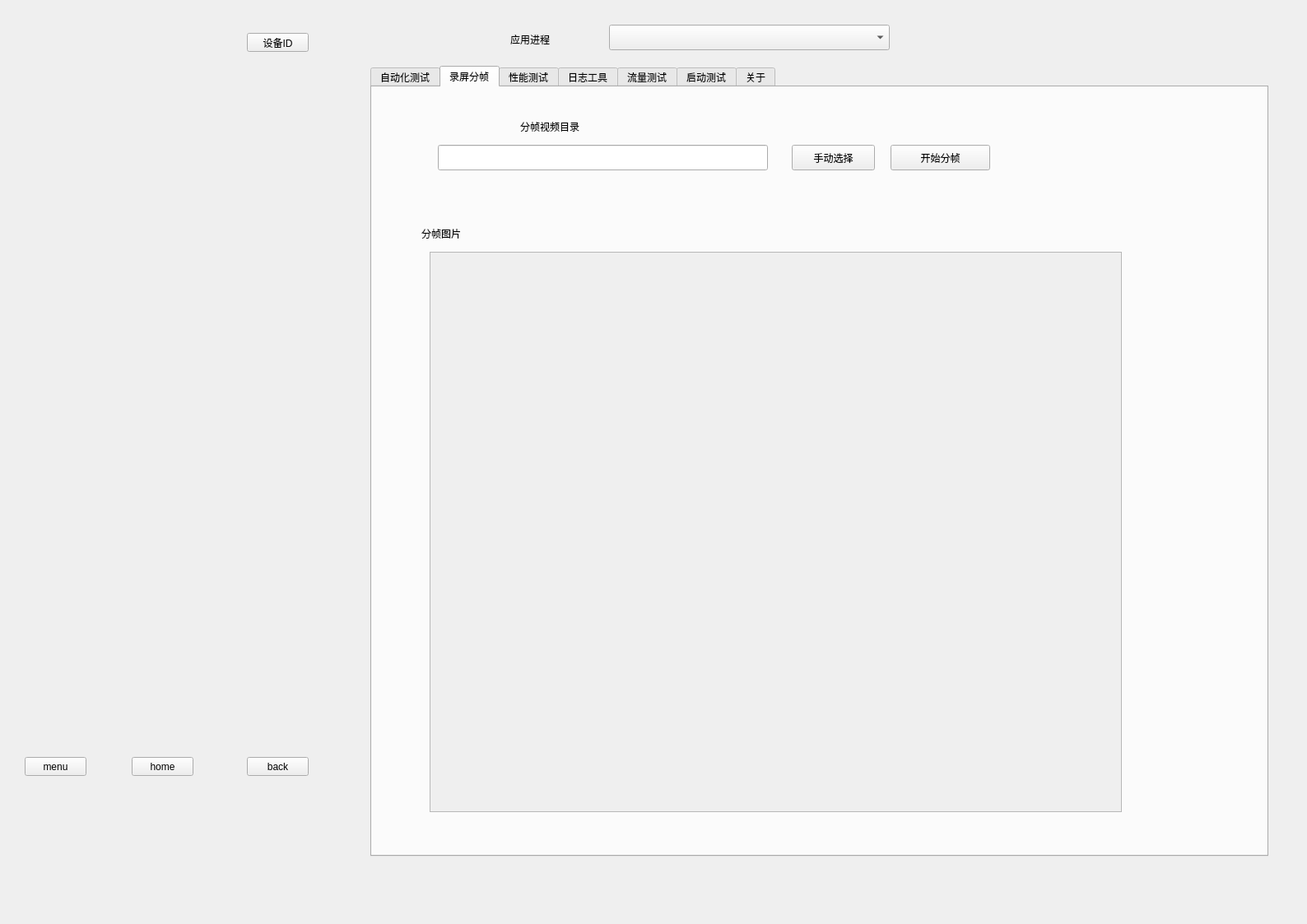
<?xml version="1.0" encoding="UTF-8"?>
<ui version="4.0">
 <class>Form</class>
 <widget class="QWidget" name="Form">
  <property name="geometry">
   <rect>
    <x>0</x>
    <y>0</y>
    <width>1588</width>
    <height>1123</height>
   </rect>
  </property>
  <property name="windowTitle">
   <string>Form</string>
  </property>
  <widget class="QTabWidget" name="tabWidget1">
   <property name="geometry">
    <rect>
     <x>450</x>
     <y>80</y>
     <width>1091</width>
     <height>961</height>
    </rect>
   </property>
   <property name="currentIndex">
    <number>1</number>
   </property>
   <widget class="QWidget" name="tab_6">
    <attribute name="title">
     <string>自动化测试</string>
    </attribute>
    <widget class="QWidget" name="horizontalLayoutWidget_2">
     <property name="geometry">
      <rect>
       <x>320</x>
       <y>100</y>
       <width>721</width>
       <height>331</height>
      </rect>
     </property>
     <layout class="QHBoxLayout" name="retry_cpu_layout"/>
    </widget>
    <widget class="QWidget" name="horizontalLayoutWidget_3">
     <property name="geometry">
      <rect>
       <x>320</x>
       <y>460</y>
       <width>711</width>
       <height>361</height>
      </rect>
     </property>
     <layout class="QHBoxLayout" name="retry_mem_layout"/>
    </widget>
    <widget class="QPushButton" name="start_script_auto">
     <property name="geometry">
      <rect>
       <x>130</x>
       <y>190</y>
       <width>111</width>
       <height>41</height>
      </rect>
     </property>
     <property name="text">
      <string>脚本重放</string>
     </property>
    </widget>
    <widget class="QPushButton" name="retry_script_first">
     <property name="geometry">
      <rect>
       <x>0</x>
       <y>100</y>
       <width>121</width>
       <height>31</height>
      </rect>
     </property>
     <property name="text">
      <string>录制前/后置脚本</string>
     </property>
    </widget>
    <widget class="QPushButton" name="retry_script_cycle">
     <property name="geometry">
      <rect>
       <x>0</x>
       <y>140</y>
       <width>121</width>
       <height>31</height>
      </rect>
     </property>
     <property name="text">
      <string>录制循环脚本</string>
     </property>
    </widget>
    <widget class="QPushButton" name="retry_script_save">
     <property name="geometry">
      <rect>
       <x>130</x>
       <y>100</y>
       <width>121</width>
       <height>31</height>
      </rect>
     </property>
     <property name="text">
      <string>保存录制脚本</string>
     </property>
    </widget>
    <widget class="QPushButton" name="delete_auto_script">
     <property name="geometry">
      <rect>
       <x>0</x>
       <y>190</y>
       <width>121</width>
       <height>41</height>
      </rect>
     </property>
     <property name="text">
      <string>删除脚本</string>
     </property>
    </widget>
    <widget class="QLabel" name="label_15">
     <property name="geometry">
      <rect>
       <x>0</x>
       <y>250</y>
       <width>81</width>
       <height>21</height>
      </rect>
     </property>
     <property name="text">
      <string>脚本名称</string>
     </property>
    </widget>
    <widget class="QLabel" name="label_16">
     <property name="geometry">
      <rect>
       <x>140</x>
       <y>250</y>
       <width>81</width>
       <height>21</height>
      </rect>
     </property>
     <property name="text">
      <string>重放次数</string>
     </property>
    </widget>
    <widget class="QListWidget" name="retry_script_list">
     <property name="geometry">
      <rect>
       <x>5</x>
       <y>311</y>
       <width>271</width>
       <height>291</height>
      </rect>
     </property>
    </widget>
    <widget class="QLineEdit" name="retry_script_name">
     <property name="geometry">
      <rect>
       <x>0</x>
       <y>270</y>
       <width>131</width>
       <height>31</height>
      </rect>
     </property>
    </widget>
    <widget class="QLineEdit" name="retry_script_time">
     <property name="geometry">
      <rect>
       <x>140</x>
       <y>270</y>
       <width>111</width>
       <height>31</height>
      </rect>
     </property>
     <property name="text">
      <string>5</string>
     </property>
    </widget>
    <widget class="QPushButton" name="open_script_list">
     <property name="geometry">
      <rect>
       <x>130</x>
       <y>140</y>
       <width>121</width>
       <height>31</height>
      </rect>
     </property>
     <property name="text">
      <string>打开脚本目录</string>
     </property>
    </widget>
   </widget>
   <widget class="QWidget" name="tab_4">
    <attribute name="title">
     <string>录屏分帧</string>
    </attribute>
    <widget class="QLabel" name="label_7">
     <property name="geometry">
      <rect>
       <x>180</x>
       <y>40</y>
       <width>101</width>
       <height>16</height>
      </rect>
     </property>
     <property name="text">
      <string>分帧视频目录</string>
     </property>
    </widget>
    <widget class="QLineEdit" name="lp_video_file_path">
     <property name="geometry">
      <rect>
       <x>80</x>
       <y>70</y>
       <width>401</width>
       <height>31</height>
      </rect>
     </property>
    </widget>
    <widget class="QPushButton" name="lp_choice_video">
     <property name="geometry">
      <rect>
       <x>510</x>
       <y>70</y>
       <width>101</width>
       <height>31</height>
      </rect>
     </property>
     <property name="text">
      <string>手动选择</string>
     </property>
    </widget>
    <widget class="QLabel" name="label_9">
     <property name="geometry">
      <rect>
       <x>60</x>
       <y>170</y>
       <width>101</width>
       <height>16</height>
      </rect>
     </property>
     <property name="text">
      <string>分帧图片</string>
     </property>
    </widget>
    <widget class="QScrollArea" name="lp_pictures">
     <property name="geometry">
      <rect>
       <x>70</x>
       <y>200</y>
       <width>841</width>
       <height>681</height>
      </rect>
     </property>
     <property name="widgetResizable">
      <bool>true</bool>
     </property>
     <widget class="QWidget" name="scrollAreaWidgetContents">
      <property name="geometry">
       <rect>
        <x>0</x>
        <y>0</y>
        <width>839</width>
        <height>679</height>
       </rect>
      </property>
     </widget>
    </widget>
    <widget class="QPushButton" name="lp_start_clive_video">
     <property name="geometry">
      <rect>
       <x>630</x>
       <y>70</y>
       <width>121</width>
       <height>31</height>
      </rect>
     </property>
     <property name="text">
      <string>开始分帧</string>
     </property>
    </widget>
   </widget>
   <widget class="QWidget" name="tab">
    <attribute name="title">
     <string>性能测试</string>
    </attribute>
    <widget class="QWidget" name="horizontalLayoutWidget">
     <property name="geometry">
      <rect>
       <x>80</x>
       <y>50</y>
       <width>801</width>
       <height>261</height>
      </rect>
     </property>
     <layout class="QHBoxLayout" name="fps_layout"/>
    </widget>
    <widget class="QPushButton" name="performance_start_fps_test">
     <property name="geometry">
      <rect>
       <x>910</x>
       <y>120</y>
       <width>101</width>
       <height>31</height>
      </rect>
     </property>
     <property name="text">
      <string>获取FPS数据</string>
     </property>
    </widget>
    <widget class="QWidget" name="horizontalLayoutWidget_4">
     <property name="geometry">
      <rect>
       <x>80</x>
       <y>330</y>
       <width>801</width>
       <height>281</height>
      </rect>
     </property>
     <layout class="QHBoxLayout" name="cpu_layout"/>
    </widget>
    <widget class="QWidget" name="horizontalLayoutWidget_5">
     <property name="geometry">
      <rect>
       <x>80</x>
       <y>630</y>
       <width>801</width>
       <height>291</height>
      </rect>
     </property>
     <layout class="QHBoxLayout" name="mem_layout"/>
    </widget>
    <widget class="QLabel" name="label_10">
     <property name="geometry">
      <rect>
       <x>400</x>
       <y>21</y>
       <width>71</width>
       <height>21</height>
      </rect>
     </property>
     <property name="text">
      <string>FPS数据</string>
     </property>
    </widget>
    <widget class="QLabel" name="label_11">
     <property name="geometry">
      <rect>
       <x>420</x>
       <y>310</y>
       <width>71</width>
       <height>21</height>
      </rect>
     </property>
     <property name="text">
      <string>CPU数据</string>
     </property>
    </widget>
    <widget class="QLabel" name="label_12">
     <property name="geometry">
      <rect>
       <x>420</x>
       <y>610</y>
       <width>71</width>
       <height>21</height>
      </rect>
     </property>
     <property name="text">
      <string>MEM数据</string>
     </property>
    </widget>
    <widget class="QPushButton" name="performance_start_cpu_test">
     <property name="geometry">
      <rect>
       <x>910</x>
       <y>450</y>
       <width>101</width>
       <height>31</height>
      </rect>
     </property>
     <property name="text">
      <string>获取CPU数据</string>
     </property>
    </widget>
    <widget class="QPushButton" name="performance_start_mem_test">
     <property name="geometry">
      <rect>
       <x>900</x>
       <y>760</y>
       <width>101</width>
       <height>31</height>
      </rect>
     </property>
     <property name="text">
      <string>获取内存数据</string>
     </property>
    </widget>
   </widget>
   <widget class="QWidget" name="tab_5">
    <attribute name="title">
     <string>日志工具</string>
    </attribute>
    <widget class="QRadioButton" name="radioButton">
     <property name="geometry">
      <rect>
       <x>40</x>
       <y>40</y>
       <width>100</width>
       <height>20</height>
      </rect>
     </property>
     <property name="text">
      <string>LogCat</string>
     </property>
    </widget>
    <widget class="QLabel" name="label_8">
     <property name="geometry">
      <rect>
       <x>59</x>
       <y>16</y>
       <width>101</width>
       <height>20</height>
      </rect>
     </property>
     <property name="text">
      <string>抓取log类型</string>
     </property>
    </widget>
    <widget class="QRadioButton" name="radioButton_2">
     <property name="geometry">
      <rect>
       <x>40</x>
       <y>60</y>
       <width>100</width>
       <height>20</height>
      </rect>
     </property>
     <property name="text">
      <string>ANR文件</string>
     </property>
    </widget>
    <widget class="QRadioButton" name="radioButton_3">
     <property name="geometry">
      <rect>
       <x>40</x>
       <y>80</y>
       <width>100</width>
       <height>20</height>
      </rect>
     </property>
     <property name="text">
      <string>DMESG日志</string>
     </property>
    </widget>
    <widget class="QRadioButton" name="radioButton_4">
     <property name="geometry">
      <rect>
       <x>40</x>
       <y>100</y>
       <width>111</width>
       <height>20</height>
      </rect>
     </property>
     <property name="text">
      <string>BugReport日志</string>
     </property>
    </widget>
    <widget class="QRadioButton" name="radioButton_5">
     <property name="geometry">
      <rect>
       <x>40</x>
       <y>120</y>
       <width>181</width>
       <height>20</height>
      </rect>
     </property>
     <property name="text">
      <string>只抓取最后一个缓存日志</string>
     </property>
    </widget>
    <widget class="QRadioButton" name="radioButton_6">
     <property name="geometry">
      <rect>
       <x>40</x>
       <y>140</y>
       <width>111</width>
       <height>20</height>
      </rect>
     </property>
     <property name="text">
      <string>导出手机文件</string>
     </property>
    </widget>
    <widget class="QPushButton" name="pushButton">
     <property name="geometry">
      <rect>
       <x>30</x>
       <y>170</y>
       <width>121</width>
       <height>32</height>
      </rect>
     </property>
     <property name="text">
      <string>自动抓取</string>
     </property>
    </widget>
    <widget class="QPushButton" name="pushButton_3">
     <property name="geometry">
      <rect>
       <x>30</x>
       <y>210</y>
       <width>121</width>
       <height>32</height>
      </rect>
     </property>
     <property name="text">
      <string>手动抓取</string>
     </property>
    </widget>
    <widget class="QPushButton" name="pushButton_4">
     <property name="geometry">
      <rect>
       <x>30</x>
       <y>250</y>
       <width>121</width>
       <height>32</height>
      </rect>
     </property>
     <property name="text">
      <string>抓取缓存日志</string>
     </property>
    </widget>
    <widget class="QPushButton" name="pushButton_5">
     <property name="geometry">
      <rect>
       <x>30</x>
       <y>290</y>
       <width>131</width>
       <height>32</height>
      </rect>
     </property>
     <property name="text">
      <string>打开日志保存目录</string>
     </property>
    </widget>
    <widget class="QTextEdit" name="show_log">
     <property name="geometry">
      <rect>
       <x>240</x>
       <y>90</y>
       <width>551</width>
       <height>491</height>
      </rect>
     </property>
    </widget>
    <widget class="QPushButton" name="start_get_Log">
     <property name="geometry">
      <rect>
       <x>340</x>
       <y>50</y>
       <width>113</width>
       <height>32</height>
      </rect>
     </property>
     <property name="text">
      <string>开始获取日志</string>
     </property>
    </widget>
    <widget class="QPushButton" name="stop_get_Log">
     <property name="geometry">
      <rect>
       <x>490</x>
       <y>50</y>
       <width>113</width>
       <height>32</height>
      </rect>
     </property>
     <property name="text">
      <string>停止获取日志</string>
     </property>
    </widget>
   </widget>
   <widget class="QWidget" name="tab_7">
    <attribute name="title">
     <string>流量测试</string>
    </attribute>
    <widget class="QWidget" name="horizontalLayoutWidget_6">
     <property name="geometry">
      <rect>
       <x>90</x>
       <y>180</y>
       <width>951</width>
       <height>261</height>
      </rect>
     </property>
     <layout class="QHBoxLayout" name="network_layout_down"/>
    </widget>
    <widget class="QWidget" name="horizontalLayoutWidget_7">
     <property name="geometry">
      <rect>
       <x>90</x>
       <y>480</y>
       <width>951</width>
       <height>261</height>
      </rect>
     </property>
     <layout class="QHBoxLayout" name="network_layout_up"/>
    </widget>
    <widget class="QLabel" name="label_13">
     <property name="geometry">
      <rect>
       <x>530</x>
       <y>140</y>
       <width>121</width>
       <height>16</height>
      </rect>
     </property>
     <property name="text">
      <string>流量速率-下载</string>
     </property>
    </widget>
    <widget class="QPushButton" name="start_network_test">
     <property name="geometry">
      <rect>
       <x>490</x>
       <y>60</y>
       <width>191</width>
       <height>61</height>
      </rect>
     </property>
     <property name="text">
      <string>开始测试</string>
     </property>
    </widget>
    <widget class="QLabel" name="label_14">
     <property name="geometry">
      <rect>
       <x>510</x>
       <y>450</y>
       <width>121</width>
       <height>16</height>
      </rect>
     </property>
     <property name="text">
      <string>流量速率-上传</string>
     </property>
    </widget>
    <widget class="QComboBox" name="network_select">
     <property name="geometry">
      <rect>
       <x>350</x>
       <y>70</y>
       <width>101</width>
       <height>41</height>
      </rect>
     </property>
     <item>
      <property name="text">
       <string>WLAN</string>
      </property>
     </item>
     <item>
      <property name="text">
       <string>4G</string>
      </property>
     </item>
    </widget>
   </widget>
   <widget class="QWidget" name="tab_2">
    <attribute name="title">
     <string>启动测试</string>
    </attribute>
    <widget class="QLabel" name="label">
     <property name="geometry">
      <rect>
       <x>30</x>
       <y>40</y>
       <width>151</width>
       <height>21</height>
      </rect>
     </property>
     <property name="text">
      <string>输入启动activity</string>
     </property>
    </widget>
    <widget class="QLineEdit" name="start_input_activity">
     <property name="geometry">
      <rect>
       <x>190</x>
       <y>30</y>
       <width>311</width>
       <height>31</height>
      </rect>
     </property>
    </widget>
    <widget class="QPushButton" name="start_get_current_activity">
     <property name="geometry">
      <rect>
       <x>520</x>
       <y>30</y>
       <width>131</width>
       <height>31</height>
      </rect>
     </property>
     <property name="text">
      <string>获取当前activity</string>
     </property>
    </widget>
    <widget class="QPushButton" name="start_get_start_activity">
     <property name="geometry">
      <rect>
       <x>670</x>
       <y>30</y>
       <width>141</width>
       <height>31</height>
      </rect>
     </property>
     <property name="text">
      <string>获取启动activity</string>
     </property>
    </widget>
    <widget class="QRadioButton" name="page2_is_first">
     <property name="geometry">
      <rect>
       <x>80</x>
       <y>90</y>
       <width>100</width>
       <height>20</height>
      </rect>
     </property>
     <property name="text">
      <string>首次启动</string>
     </property>
    </widget>
    <widget class="QRadioButton" name="page2_second">
     <property name="geometry">
      <rect>
       <x>180</x>
       <y>90</y>
       <width>100</width>
       <height>20</height>
      </rect>
     </property>
     <property name="text">
      <string>二次启动</string>
     </property>
    </widget>
    <widget class="QLabel" name="label_2">
     <property name="geometry">
      <rect>
       <x>270</x>
       <y>90</y>
       <width>61</width>
       <height>21</height>
      </rect>
     </property>
     <property name="text">
      <string>测试次数</string>
     </property>
    </widget>
    <widget class="QLineEdit" name="start_test_num">
     <property name="geometry">
      <rect>
       <x>340</x>
       <y>90</y>
       <width>111</width>
       <height>21</height>
      </rect>
     </property>
    </widget>
    <widget class="QPushButton" name="start_time_test">
     <property name="geometry">
      <rect>
       <x>490</x>
       <y>80</y>
       <width>121</width>
       <height>41</height>
      </rect>
     </property>
     <property name="text">
      <string>开始测试</string>
     </property>
    </widget>
    <widget class="QLabel" name="page2_show_result">
     <property name="geometry">
      <rect>
       <x>70</x>
       <y>160</y>
       <width>511</width>
       <height>441</height>
      </rect>
     </property>
     <property name="text">
      <string/>
     </property>
    </widget>
    <widget class="QLabel" name="label_4">
     <property name="geometry">
      <rect>
       <x>60</x>
       <y>170</y>
       <width>551</width>
       <height>301</height>
      </rect>
     </property>
     <property name="text">
      <string/>
     </property>
    </widget>
   </widget>
   <widget class="QWidget" name="tab_3">
    <attribute name="title">
     <string>关于</string>
    </attribute>
    <layout class="QFormLayout" name="formLayout">
     <item row="0" column="0">
      <layout class="QHBoxLayout" name="horizontalLayout_2"/>
     </item>
     <item row="0" column="1">
      <widget class="QLabel" name="label_3">
       <property name="text">
        <string>                                                仿写xx测试工具</string>
       </property>
       <property name="textFormat">
        <enum>Qt::PlainText</enum>
       </property>
      </widget>
     </item>
    </layout>
   </widget>
  </widget>
  <widget class="QLabel" name="label_5">
   <property name="geometry">
    <rect>
     <x>620</x>
     <y>40</y>
     <width>91</width>
     <height>16</height>
    </rect>
   </property>
   <property name="text">
    <string>应用进程</string>
   </property>
  </widget>
  <widget class="QLabel" name="device_id">
   <property name="geometry">
    <rect>
     <x>460</x>
     <y>40</y>
     <width>131</width>
     <height>21</height>
    </rect>
   </property>
   <property name="text">
    <string/>
   </property>
  </widget>
  <widget class="QPushButton" name="pushButton_2">
   <property name="geometry">
    <rect>
     <x>300</x>
     <y>40</y>
     <width>75</width>
     <height>23</height>
    </rect>
   </property>
   <property name="text">
    <string>设备ID</string>
   </property>
  </widget>
  <widget class="QComboBox" name="device_app_list">
   <property name="geometry">
    <rect>
     <x>740</x>
     <y>30</y>
     <width>341</width>
     <height>31</height>
    </rect>
   </property>
  </widget>
  <widget class="QLabel" name="phone_show">
   <property name="geometry">
    <rect>
     <x>30</x>
     <y>120</y>
     <width>341</width>
     <height>771</height>
    </rect>
   </property>
   <property name="text">
    <string/>
   </property>
  </widget>
  <widget class="QPushButton" name="phone_menu">
   <property name="geometry">
    <rect>
     <x>30</x>
     <y>920</y>
     <width>75</width>
     <height>23</height>
    </rect>
   </property>
   <property name="text">
    <string>menu</string>
   </property>
  </widget>
  <widget class="QPushButton" name="phone_home">
   <property name="geometry">
    <rect>
     <x>160</x>
     <y>920</y>
     <width>75</width>
     <height>23</height>
    </rect>
   </property>
   <property name="text">
    <string>home</string>
   </property>
  </widget>
  <widget class="QPushButton" name="phone_back">
   <property name="geometry">
    <rect>
     <x>300</x>
     <y>920</y>
     <width>75</width>
     <height>23</height>
    </rect>
   </property>
   <property name="text">
    <string>back</string>
   </property>
  </widget>
 </widget>
 <resources/>
 <connections>
  <connection>
   <sender>tabWidget1</sender>
   <signal>currentChanged(int)</signal>
   <receiver>tabWidget1</receiver>
   <slot>setCurrentIndex(int)</slot>
   <hints>
    <hint type="sourcelabel">
     <x>327</x>
     <y>293</y>
    </hint>
    <hint type="destinationlabel">
     <x>327</x>
     <y>293</y>
    </hint>
   </hints>
  </connection>
 </connections>
</ui>
